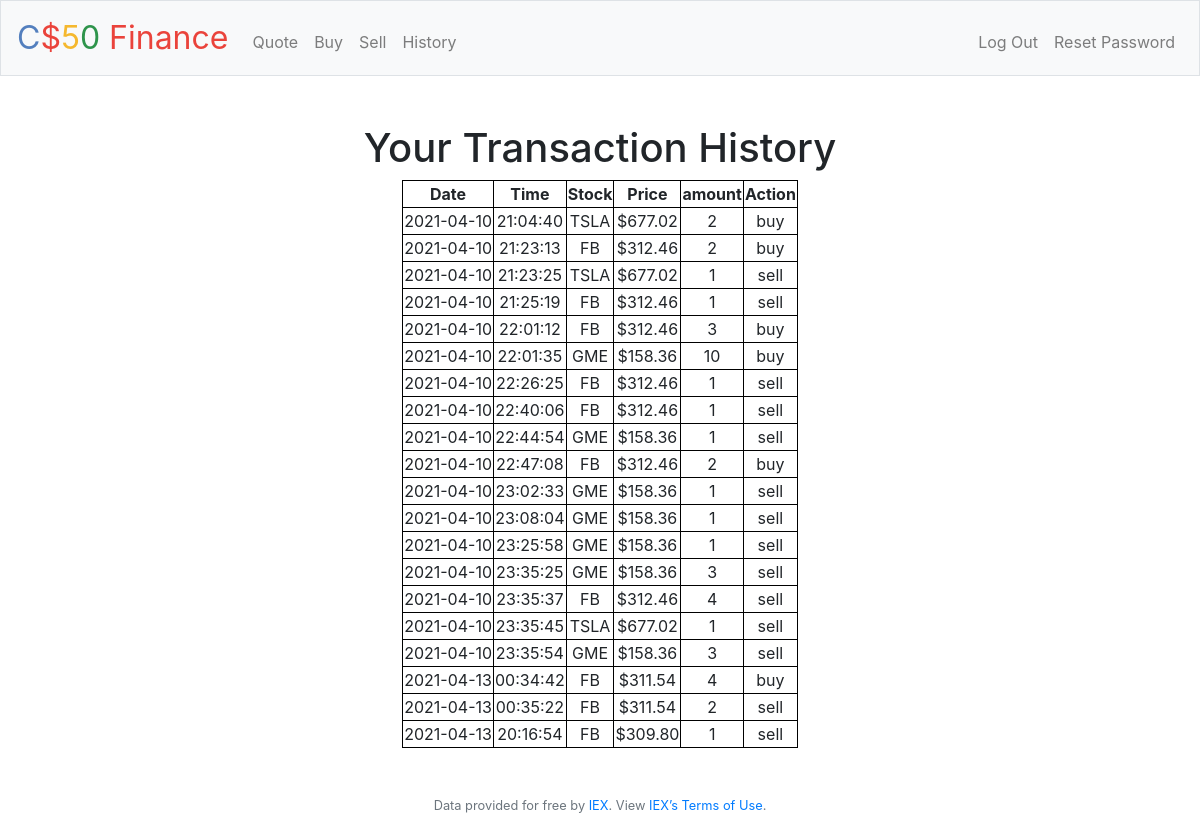
Screenshot of /history (signed in) with the database file from the repository.
### tables this page shows
CREATE TABLE 'transactions' ('id' integer DEFAULT NULL, 'symbol' text DEFAULT NULL, 'volume' integer DEFAULT NULL, 'price' numeric DEFAULT NULL, 'type' text DEFAULT NULL, 'date' date DEFAULT CURRENT_DATE, 'time' time DEFAULT CURRENT_TIME);

### application.py (the view)
@app.route("/history")
@login_required
def history():
    stocks = db.execute("SELECT * FROM transactions WHERE id=?", session['user_id'])
    return render_template("history.html", stocks=stocks)

### application.py (called while the page is built)
@app.after_request
def after_request(response):
    response.headers["Cache-Control"] = "no-cache, no-store, must-revalidate"
    response.headers["Expires"] = 0
    response.headers["Pragma"] = "no-cache"
    return response

### helpers.py (called while the page is built)
def login_required(f):
    @wraps(f)
    def decorated_function(*args, **kwargs):
        if session.get("user_id") is None:
            return redirect("/login")
        return f(*args, **kwargs)
    return decorated_function

def usd(value):
    return f"${value:,.2f}"

### templates/history.html (shortened to what this page needs)
{% extends "layout.html" %}
{% block main %}
    <h1>Your Transaction History</h1>
    <table class="quote_table">
        <tr>
            <th>Date</th>
            <th>Time</th>
            <th>Stock</th>
            <th>Price</th>
            <th>amount</th>
            <th>Action</th>
        </tr>
        {% for stock in stocks %}
            <tr>
                <td> {{ stock.date }} </td>
                <td> {{ stock.time }} </td>
                <td> {{ stock.symbol.upper() }} </td>
                <td> {{ stock.price | usd }} </td>
                <td> {{ stock.volume }}</td>
                <td> {{ stock.type }} </td>
            </tr>
        {% endfor %}
    </table>
{% endblock %}

### templates/layout.html (shortened to what this page needs)
<!DOCTYPE html>
<html lang="en">
    <head>
        <link rel="stylesheet" href="https://cdn.jsdelivr.net/npm/bootstrap@4.5.3/dist/css/bootstrap.min.css">
        <link href="/static/styles.css" rel="stylesheet">
    </head>
    <body>
        <nav class="navbar navbar-expand-md navbar-light bg-light border">
            <a class="navbar-brand" href="/"><span class="blue">C</span><span class="red">$</span><span class="yellow">5</span><span class="green">0</span> <span class="red">Finance</span></a>
            <div class="collapse navbar-collapse" id="navbar">
                {% if session.user_id %}
                    <ul class="navbar-nav mr-auto mt-2">
                        <li class="nav-item"><a class="nav-link" href="/quote">Quote</a></li>
                        <li class="nav-item"><a class="nav-link" href="/buy">Buy</a></li>
                        <li class="nav-item"><a class="nav-link" href="/sell">Sell</a></li>
                        <li class="nav-item"><a class="nav-link" href="/history">History</a></li>
                    </ul>
                    <ul class="navbar-nav ml-auto mt-2">
                        <li class="nav-item"><a class="nav-link" href="/logout">Log Out</a></li>
                        <li class="nav-item"><a class="nav-link" href="/reset_pass">Reset Password</a></li>
                    </ul>
                {% else %}
                    <ul class="navbar-nav ml-auto mt-2">
                        <li class="nav-item"><a class="nav-link" href="/register">Register</a></li>
                        <li class="nav-item"><a class="nav-link" href="/login">Log In</a></li>
                    </ul>
                {% endif %}
            </div>
        </nav>
        <main class="container p-5">
            {% block main %}{% endblock %}
        </main>
        <footer class="small text-center text-muted">
            Data provided for free by <a href="https://iextrading.com/developer">IEX</a>. View <a href="https://iextrading.com/api-exhibit-a/">IEX’s Terms of Use</a>.
        </footer>
    </body>
</html>

### static/styles.css (style rules this page uses)
nav .navbar-brand { font-size: xx-large; }
nav .navbar-brand .blue { color: #537fbe; }
nav .navbar-brand .red { color: #ea433b; }
nav .navbar-brand .yellow { color: #f5b82e; }
nav .navbar-brand .green { color: #2e944b; }
main { overflow-x: auto; text-align: center; }
.quote_table { margin-left: auto; margin-right: auto; }
table, th, td { border: 1px solid black; }

### rows the page displays
transactions: date "2021-04-10", time "21:04:40", symbol "TSLA", price "$677.02", volume "2", type "buy"
transactions: date "2021-04-10", time "21:23:13", symbol "FB", price "$312.46", volume "2", type "buy"
transactions: date "2021-04-10", time "21:23:25", symbol "TSLA", price "$677.02", volume "1", type "sell"
transactions: date "2021-04-10", time "21:25:19", symbol "FB", price "$312.46", volume "1", type "sell"
transactions: date "2021-04-10", time "22:01:12", symbol "FB", price "$312.46", volume "3", type "buy"
transactions: date "2021-04-10", time "22:01:35", symbol "GME", price "$158.36", volume "10", type "buy"
transactions: date "2021-04-10", time "22:26:25", symbol "FB", price "$312.46", volume "1", type "sell"
transactions: date "2021-04-10", time "22:40:06", symbol "FB", price "$312.46", volume "1", type "sell"
transactions: date "2021-04-10", time "22:44:54", symbol "GME", price "$158.36", volume "1", type "sell"
transactions: date "2021-04-10", time "22:47:08", symbol "FB", price "$312.46", volume "2", type "buy"
transactions: date "2021-04-10", time "23:02:33", symbol "GME", price "$158.36", volume "1", type "sell"
transactions: date "2021-04-10", time "23:08:04", symbol "GME", price "$158.36", volume "1", type "sell"
transactions: date "2021-04-10", time "23:25:58", symbol "GME", price "$158.36", volume "1", type "sell"
transactions: date "2021-04-10", time "23:35:25", symbol "GME", price "$158.36", volume "3", type "sell"
transactions: date "2021-04-10", time "23:35:37", symbol "FB", price "$312.46", volume "4", type "sell"
transactions: date "2021-04-10", time "23:35:45", symbol "TSLA", price "$677.02", volume "1", type "sell"
transactions: date "2021-04-10", time "23:35:54", symbol "GME", price "$158.36", volume "3", type "sell"
transactions: date "2021-04-13", time "00:34:42", symbol "FB", price "$311.54", volume "4", type "buy"
transactions: date "2021-04-13", time "00:35:22", symbol "FB", price "$311.54", volume "2", type "sell"
transactions: date "2021-04-13", time "20:16:54", symbol "FB", price "$309.80", volume "1", type "sell"
